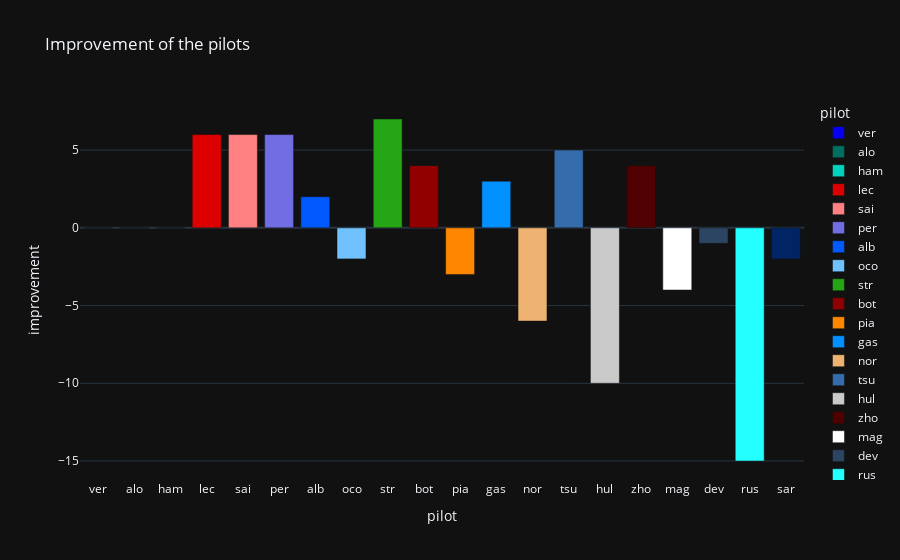

Source (notebook cell):
### Code cell
# px.scatter(last_gp, x="pilot", y="improvement", title="Improvement of the pilots", marginal_y="histogram", template="plotly_dark")
px.bar(last_gp, x="pilot", y="improvement", title="Improvement of the pilots", color="pilot", color_discrete_map=colors["pilot"], template="plotly_dark")
# invert the y axis

### Figure 1 — Plotly figure (JSON) as saved in the notebook; plotly's stock layout.template omitted (floating-point values rounded to 4 significant figures)
{"data": [{"alignmentgroup": "True", "hovertemplate": "pilot=%{x}<br>improvement=%{y}<extra></extra>", "legendgroup": "ver", "marker": {"color": "#0600ef", "pattern": {"shape": ""}}, "name": "ver", "offsetgroup": "ver", "orientation": "v", "showlegend": true, "textposition": "auto", "type": "bar", "x": ["ver"], "xaxis": "x", "y": [0], "yaxis": "y"}, {"alignmentgroup": "True", "hovertemplate": "pilot=%{x}<br>improvement=%{y}<extra></extra>", "legendgroup": "alo", "marker": {"color": "#006f62", "pattern": {"shape": ""}}, "name": "alo", "offsetgroup": "alo", "orientation": "v", "showlegend": true, "textposition": "auto", "type": "bar", "x": ["alo"], "xaxis": "x", "y": [0], "yaxis": "y"}, {"alignmentgroup": "True", "hovertemplate": "pilot=%{x}<br>improvement=%{y}<extra></extra>", "legendgroup": "ham", "marker": {"color": "#00d2be", "pattern": {"shape": ""}}, "name": "ham", "offsetgroup": "ham", "orientation": "v", "showlegend": true, "textposition": "auto", "type": "bar", "x": ["ham"], "xaxis": "x", "y": [0], "yaxis": "y"}, {"alignmentgroup": "True", "hovertemplate": "pilot=%{x}<br>improvement=%{y}<extra></extra>", "legendgroup": "lec", "marker": {"color": "#dc0000", "pattern": {"shape": ""}}, "name": "lec", "offsetgroup": "lec", "orientation": "v", "showlegend": true, "textposition": "auto", "type": "bar", "x": ["lec"], "xaxis": "x", "y": [6], "yaxis": "y"}, {"alignmentgroup": "True", "hovertemplate": "pilot=%{x}<br>improvement=%{y}<extra></extra>", "legendgroup": "sai", "marker": {"color": "#ff8181", "pattern": {"shape": ""}}, "name": "sai", "offsetgroup": "sai", "orientation": "v", "showlegend": true, "textposition": "auto", "type": "bar", "x": ["sai"], "xaxis": "x", "y": [6], "yaxis": "y"}, {"alignmentgroup": "True", "hovertemplate": "pilot=%{x}<br>improvement=%{y}<extra></extra>", "legendgroup": "per", "marker": {"color": "#716de2", "pattern": {"shape": ""}}, "name": "per", "offsetgroup": "per", "orientation": "v", "showlegend": true, "textposition": "auto", "type": "bar", "x": ["per"], "xaxis": "x", "y": [6], "yaxis": "y"}, {"alignmentgroup": "True", "hovertemplate": "pilot=%{x}<br>improvement=%{y}<extra></extra>", "legendgroup": "alb", "marker": {"color": "#005aff", "pattern": {"shape": ""}}, "name": "alb", "offsetgroup": "alb", "orientation": "v", "showlegend": true, "textposition": "auto", "type": "bar", "x": ["alb"], "xaxis": "x", "y": [2], "yaxis": "y"}, {"alignmentgroup": "True", "hovertemplate": "pilot=%{x}<br>improvement=%{y}<extra></extra>", "legendgroup": "oco", "marker": {"color": "#70c2ff", "pattern": {"shape": ""}}, "name": "oco", "offsetgroup": "oco", "orientation": "v", "showlegend": true, "textposition": "auto", "type": "bar", "x": ["oco"], "xaxis": "x", "y": [-2], "yaxis": "y"}, {"alignmentgroup": "True", "hovertemplate": "pilot=%{x}<br>improvement=%{y}<extra></extra>", "legendgroup": "str", "marker": {"color": "#25a617", "pattern": {"shape": ""}}, "name": "str", "offsetgroup": "str", "orientation": "v", "showlegend": true, "textposition": "auto", "type": "bar", "x": ["str"], "xaxis": "x", "y": [7], "yaxis": "y"}, {"alignmentgroup": "True", "hovertemplate": "pilot=%{x}<br>improvement=%{y}<extra></extra>", "legendgroup": "bot", "marker": {"color": "#900000", "pattern": {"shape": ""}}, "name": "bot", "offsetgroup": "bot", "orientation": "v", "showlegend": true, "textposition": "auto", "type": "bar", "x": ["bot"], "xaxis": "x", "y": [4], "yaxis": "y"}, {"alignmentgroup": "True", "hovertemplate": "pilot=%{x}<br>improvement=%{y}<extra></extra>", "legendgroup": "pia", "marker": {"color": "#ff8700", "pattern": {"shape": ""}}, "name": "pia", "offsetgroup": "pia", "orientation": "v", "showlegend": true, "textposition": "auto", "type": "bar", "x": ["pia"], "xaxis": "x", "y": [-3], "yaxis": "y"}, {"alignmentgroup": "True", "hovertemplate": "pilot=%{x}<br>improvement=%{y}<extra></extra>", "legendgroup": "gas", "marker": {"color": "#0090ff", "pattern": {"shape": ""}}, "name": "gas", "offsetgroup": "gas", "orientation": "v", "showlegend": true, "textposition": "auto", "type": "bar", "x": ["gas"], "xaxis": "x", "y": [3], "yaxis": "y"}, {"alignmentgroup": "True", "hovertemplate": "pilot=%{x}<br>improvement=%{y}<extra></extra>", "legendgroup": "nor", "marker": {"color": "#eeb370", "pattern": {"shape": ""}}, "name": "nor", "offsetgroup": "nor", "orientation": "v", "showlegend": true, "textposition": "auto", "type": "bar", "x": ["nor"], "xaxis": "x", "y": [-6], "yaxis": "y"}, {"alignmentgroup": "True", "hovertemplate": "pilot=%{x}<br>improvement=%{y}<extra></extra>", "legendgroup": "tsu", "marker": {"color": "#356cac", "pattern": {"shape": ""}}, "name": "tsu", "offsetgroup": "tsu", "orientation": "v", "showlegend": true, "textposition": "auto", "type": "bar", "x": ["tsu"], "xaxis": "x", "y": [5], "yaxis": "y"}, {"alignmentgroup": "True", "hovertemplate": "pilot=%{x}<br>improvement=%{y}<extra></extra>", "legendgroup": "hul", "marker": {"color": "#cacaca", "pattern": {"shape": ""}}, "name": "hul", "offsetgroup": "hul", "orientation": "v", "showlegend": true, "textposition": "auto", "type": "bar", "x": ["hul"], "xaxis": "x", "y": [-10], "yaxis": "y"}, {"alignmentgroup": "True", "hovertemplate": "pilot=%{x}<br>improvement=%{y}<extra></extra>", "legendgroup": "zho", "marker": {"color": "#500000", "pattern": {"shape": ""}}, "name": "zho", "offsetgroup": "zho", "orientation": "v", "showlegend": true, "textposition": "auto", "type": "bar", "x": ["zho"], "xaxis": "x", "y": [4], "yaxis": "y"}, {"alignmentgroup": "True", "hovertemplate": "pilot=%{x}<br>improvement=%{y}<extra></extra>", "legendgroup": "mag", "marker": {"color": "#ffffff", "pattern": {"shape": ""}}, "name": "mag", "offsetgroup": "mag", "orientation": "v", "showlegend": true, "textposition": "auto", "type": "bar", "x": ["mag"], "xaxis": "x", "y": [-4], "yaxis": "y"}, {"alignmentgroup": "True", "hovertemplate": "pilot=%{x}<br>improvement=%{y}<extra></extra>", "legendgroup": "dev", "marker": {"color": "#2b4562", "pattern": {"shape": ""}}, "name": "dev", "offsetgroup": "dev", "orientation": "v", "showlegend": true, "textposition": "auto", "type": "bar", "x": ["dev"], "xaxis": "x", "y": [-1], "yaxis": "y"}, {"alignmentgroup": "True", "hovertemplate": "pilot=%{x}<br>improvement=%{y}<extra></extra>", "legendgroup": "rus", "marker": {"color": "#24ffff", "pattern": {"shape": ""}}, "name": "rus", "offsetgroup": "rus", "orientation": "v", "showlegend": true, "textposition": "auto", "type": "bar", "x": ["rus"], "xaxis": "x", "y": [-15], "yaxis": "y"}, {"alignmentgroup": "True", "hovertemplate": "pilot=%{x}<br>improvement=%{y}<extra></extra>", "legendgroup": "sar", "marker": {"color": "#012564", "pattern": {"shape": ""}}, "name": "sar", "offsetgroup": "sar", "orientation": "v", "showlegend": true, "textposition": "auto", "type": "bar", "x": ["sar"], "xaxis": "x", "y": [-2], "yaxis": "y"}], "layout": {"barmode": "relative", "legend": {"title": {"text": "pilot"}, "tracegroupgap": 0}, "title": {"text": "Improvement of the pilots"}, "xaxis": {"anchor": "y", "categoryarray": ["ver", "alo", "ham", "lec", "sai", "per", "alb", "oco", "str", "bot", "pia", "gas", "nor", "tsu", "hul", "zho", "mag", "dev", "rus", "sar"], "categoryorder": "array", "domain": [0, 1], "title": {"text": "pilot"}}, "yaxis": {"anchor": "x", "domain": [0, 1], "title": {"text": "improvement"}}}}
